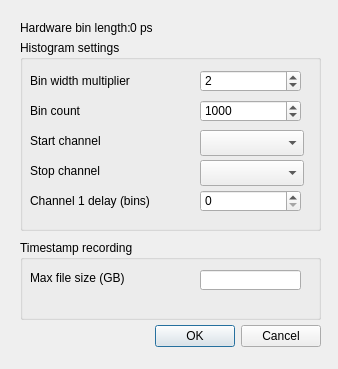
<?xml version="1.0" encoding="UTF-8"?>
<ui version="4.0">
 <class>HbtSettingsDialog</class>
 <widget class="QDialog" name="HbtSettingsDialog">
  <property name="geometry">
   <rect>
    <x>0</x>
    <y>0</y>
    <width>338</width>
    <height>369</height>
   </rect>
  </property>
  <property name="windowTitle">
   <string>Histogram settings</string>
  </property>
  <widget class="QDialogButtonBox" name="buttonBox">
   <property name="geometry">
    <rect>
     <x>30</x>
     <y>320</y>
     <width>291</width>
     <height>32</height>
    </rect>
   </property>
   <property name="orientation">
    <enum>Qt::Horizontal</enum>
   </property>
   <property name="standardButtons">
    <set>QDialogButtonBox::Cancel|QDialogButtonBox::Ok</set>
   </property>
   <property name="centerButtons">
    <bool>false</bool>
   </property>
  </widget>
  <widget class="QGroupBox" name="groupBox">
   <property name="geometry">
    <rect>
     <x>20</x>
     <y>40</y>
     <width>301</width>
     <height>191</height>
    </rect>
   </property>
   <property name="title">
    <string>Histogram settings</string>
   </property>
   <widget class="QLabel" name="label">
    <property name="geometry">
     <rect>
      <x>10</x>
      <y>30</y>
      <width>141</width>
      <height>21</height>
     </rect>
    </property>
    <property name="text">
     <string>Bin width multiplier</string>
    </property>
   </widget>
   <widget class="QSpinBox" name="bin_width_spinBox">
    <property name="geometry">
     <rect>
      <x>180</x>
      <y>30</y>
      <width>101</width>
      <height>22</height>
     </rect>
    </property>
    <property name="minimum">
     <number>1</number>
    </property>
    <property name="value">
     <number>2</number>
    </property>
   </widget>
   <widget class="QLabel" name="label_2">
    <property name="geometry">
     <rect>
      <x>10</x>
      <y>60</y>
      <width>71</width>
      <height>21</height>
     </rect>
    </property>
    <property name="text">
     <string>Bin count</string>
    </property>
   </widget>
   <widget class="QSpinBox" name="bin_count_spinBox">
    <property name="geometry">
     <rect>
      <x>180</x>
      <y>60</y>
      <width>101</width>
      <height>22</height>
     </rect>
    </property>
    <property name="minimum">
     <number>2</number>
    </property>
    <property name="maximum">
     <number>1000000</number>
    </property>
    <property name="value">
     <number>1000</number>
    </property>
   </widget>
   <widget class="QLabel" name="label_3">
    <property name="geometry">
     <rect>
      <x>10</x>
      <y>90</y>
      <width>91</width>
      <height>21</height>
     </rect>
    </property>
    <property name="text">
     <string>Start channel</string>
    </property>
   </widget>
   <widget class="QLabel" name="label_4">
    <property name="geometry">
     <rect>
      <x>10</x>
      <y>120</y>
      <width>91</width>
      <height>21</height>
     </rect>
    </property>
    <property name="text">
     <string>Stop channel</string>
    </property>
   </widget>
   <widget class="QComboBox" name="start_channel_comboBox">
    <property name="geometry">
     <rect>
      <x>180</x>
      <y>90</y>
      <width>104</width>
      <height>26</height>
     </rect>
    </property>
    <property name="insertPolicy">
     <enum>QComboBox::InsertAlphabetically</enum>
    </property>
   </widget>
   <widget class="QComboBox" name="stop_channel_comboBox">
    <property name="geometry">
     <rect>
      <x>180</x>
      <y>120</y>
      <width>104</width>
      <height>26</height>
     </rect>
    </property>
    <property name="insertPolicy">
     <enum>QComboBox::InsertAlphabetically</enum>
    </property>
   </widget>
   <widget class="QLabel" name="label_5">
    <property name="geometry">
     <rect>
      <x>10</x>
      <y>150</y>
      <width>161</width>
      <height>21</height>
     </rect>
    </property>
    <property name="text">
     <string>Channel 1 delay (bins)</string>
    </property>
   </widget>
   <widget class="QSpinBox" name="ch1_delay_spinBox">
    <property name="geometry">
     <rect>
      <x>180</x>
      <y>150</y>
      <width>101</width>
      <height>22</height>
     </rect>
    </property>
    <property name="minimum">
     <number>0</number>
    </property>
    <property name="maximum">
     <number>1000000</number>
    </property>
    <property name="value">
     <number>0</number>
    </property>
   </widget>
  </widget>
  <widget class="QLabel" name="label_6">
   <property name="geometry">
    <rect>
     <x>20</x>
     <y>20</y>
     <width>111</width>
     <height>16</height>
    </rect>
   </property>
   <property name="text">
    <string>Hardware bin length:</string>
   </property>
  </widget>
  <widget class="QLabel" name="hardware_binlength_label">
   <property name="geometry">
    <rect>
     <x>130</x>
     <y>20</y>
     <width>191</width>
     <height>16</height>
    </rect>
   </property>
   <property name="text">
    <string>0 ps</string>
   </property>
  </widget>
  <widget class="QGroupBox" name="groupBox_2">
   <property name="geometry">
    <rect>
     <x>20</x>
     <y>240</y>
     <width>301</width>
     <height>80</height>
    </rect>
   </property>
   <property name="title">
    <string>Timestamp recording</string>
   </property>
   <widget class="QLabel" name="label_12">
    <property name="geometry">
     <rect>
      <x>10</x>
      <y>30</y>
      <width>101</width>
      <height>16</height>
     </rect>
    </property>
    <property name="text">
     <string>Max file size (GB)</string>
    </property>
   </widget>
   <widget class="QLineEdit" name="max_filesize_lineEdit">
    <property name="geometry">
     <rect>
      <x>180</x>
      <y>30</y>
      <width>101</width>
      <height>20</height>
     </rect>
    </property>
   </widget>
  </widget>
 </widget>
 <resources/>
 <connections>
  <connection>
   <sender>buttonBox</sender>
   <signal>accepted()</signal>
   <receiver>HbtSettingsDialog</receiver>
   <slot>accept()</slot>
   <hints>
    <hint type="sourcelabel">
     <x>248</x>
     <y>254</y>
    </hint>
    <hint type="destinationlabel">
     <x>157</x>
     <y>274</y>
    </hint>
   </hints>
  </connection>
  <connection>
   <sender>buttonBox</sender>
   <signal>rejected()</signal>
   <receiver>HbtSettingsDialog</receiver>
   <slot>reject()</slot>
   <hints>
    <hint type="sourcelabel">
     <x>316</x>
     <y>260</y>
    </hint>
    <hint type="destinationlabel">
     <x>286</x>
     <y>274</y>
    </hint>
   </hints>
  </connection>
 </connections>
</ui>
